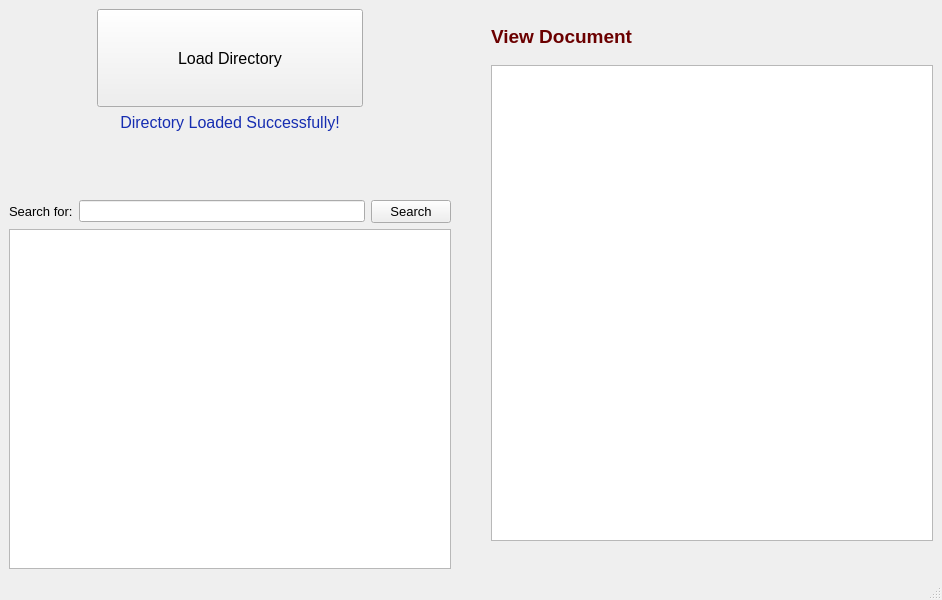
<?xml version="1.0" encoding="UTF-8"?>
<ui version="4.0">
 <class>MainWindow</class>
 <widget class="QMainWindow" name="MainWindow">
  <property name="geometry">
   <rect>
    <x>0</x>
    <y>0</y>
    <width>942</width>
    <height>600</height>
   </rect>
  </property>
  <property name="sizePolicy">
   <sizepolicy hsizetype="Preferred" vsizetype="Maximum">
    <horstretch>0</horstretch>
    <verstretch>0</verstretch>
   </sizepolicy>
  </property>
  <property name="baseSize">
   <size>
    <width>0</width>
    <height>0</height>
   </size>
  </property>
  <property name="windowTitle">
   <string>MainWindow</string>
  </property>
  <widget class="QWidget" name="centralwidget">
   <layout class="QGridLayout" name="gridLayout">
    <property name="horizontalSpacing">
     <number>40</number>
    </property>
    <item row="0" column="0">
     <layout class="QVBoxLayout" name="verticalLayout_4" stretch="2,1,6">
      <property name="spacing">
       <number>6</number>
      </property>
      <item>
       <layout class="QVBoxLayout" name="verticalLayout_2">
        <item>
         <layout class="QHBoxLayout" name="horizontalLayout_2" stretch="1,3,1">
          <property name="sizeConstraint">
           <enum>QLayout::SetNoConstraint</enum>
          </property>
          <item>
           <spacer name="horizontalSpacer_2">
            <property name="orientation">
             <enum>Qt::Horizontal</enum>
            </property>
            <property name="sizeHint" stdset="0">
             <size>
              <width>40</width>
              <height>20</height>
             </size>
            </property>
           </spacer>
          </item>
          <item>
           <widget class="QPushButton" name="load_button">
            <property name="sizePolicy">
             <sizepolicy hsizetype="Minimum" vsizetype="MinimumExpanding">
              <horstretch>0</horstretch>
              <verstretch>0</verstretch>
             </sizepolicy>
            </property>
            <property name="sizeIncrement">
             <size>
              <width>0</width>
              <height>0</height>
             </size>
            </property>
            <property name="baseSize">
             <size>
              <width>0</width>
              <height>0</height>
             </size>
            </property>
            <property name="font">
             <font>
              <pointsize>12</pointsize>
             </font>
            </property>
            <property name="text">
             <string>Load Directory</string>
            </property>
           </widget>
          </item>
          <item>
           <spacer name="horizontalSpacer">
            <property name="orientation">
             <enum>Qt::Horizontal</enum>
            </property>
            <property name="sizeHint" stdset="0">
             <size>
              <width>40</width>
              <height>20</height>
             </size>
            </property>
           </spacer>
          </item>
         </layout>
        </item>
        <item>
         <widget class="QLabel" name="load_status">
          <property name="font">
           <font>
            <pointsize>10</pointsize>
           </font>
          </property>
          <property name="layoutDirection">
           <enum>Qt::RightToLeft</enum>
          </property>
          <property name="text">
           <string>&lt;html&gt;&lt;head/&gt;&lt;body&gt;&lt;p&gt;&lt;span style=&quot; font-size:12pt; color:#162db1;&quot;&gt;Directory Loaded Successfully!&lt;/span&gt;&lt;/p&gt;&lt;/body&gt;&lt;/html&gt;</string>
          </property>
          <property name="alignment">
           <set>Qt::AlignCenter</set>
          </property>
         </widget>
        </item>
       </layout>
      </item>
      <item>
       <spacer name="verticalSpacer_2">
        <property name="orientation">
         <enum>Qt::Vertical</enum>
        </property>
        <property name="sizeHint" stdset="0">
         <size>
          <width>20</width>
          <height>40</height>
         </size>
        </property>
       </spacer>
      </item>
      <item>
       <layout class="QVBoxLayout" name="verticalLayout" stretch="0,0">
        <item>
         <layout class="QHBoxLayout" name="horizontalLayout">
          <item>
           <widget class="QLabel" name="search_label">
            <property name="font">
             <font>
              <pointsize>10</pointsize>
             </font>
            </property>
            <property name="text">
             <string>&lt;html&gt;&lt;head/&gt;&lt;body&gt;&lt;p&gt;Search for:&lt;/p&gt;&lt;/body&gt;&lt;/html&gt;</string>
            </property>
           </widget>
          </item>
          <item>
           <widget class="QLineEdit" name="search_field"/>
          </item>
          <item>
           <widget class="QPushButton" name="search_button">
            <property name="font">
             <font>
              <pointsize>10</pointsize>
             </font>
            </property>
            <property name="text">
             <string>Search</string>
            </property>
           </widget>
          </item>
         </layout>
        </item>
        <item>
         <widget class="QListWidget" name="documents_list"/>
        </item>
       </layout>
      </item>
     </layout>
    </item>
    <item row="0" column="1">
     <layout class="QVBoxLayout" name="verticalLayout_3" stretch="2,17,1">
      <item>
       <widget class="QLabel" name="label">
        <property name="text">
         <string>&lt;html&gt;&lt;head/&gt;&lt;body&gt;&lt;p&gt;&lt;span style=&quot; font-size:14pt; font-weight:600; color:#6b0000;&quot;&gt;View Document&lt;/span&gt;&lt;/p&gt;&lt;/body&gt;&lt;/html&gt;</string>
        </property>
       </widget>
      </item>
      <item>
       <widget class="QTextBrowser" name="document_data"/>
      </item>
      <item>
       <spacer name="verticalSpacer">
        <property name="orientation">
         <enum>Qt::Vertical</enum>
        </property>
        <property name="sizeHint" stdset="0">
         <size>
          <width>20</width>
          <height>261</height>
         </size>
        </property>
       </spacer>
      </item>
     </layout>
    </item>
   </layout>
  </widget>
  <widget class="QMenuBar" name="menubar">
   <property name="geometry">
    <rect>
     <x>0</x>
     <y>0</y>
     <width>942</width>
     <height>21</height>
    </rect>
   </property>
  </widget>
  <widget class="QStatusBar" name="statusbar"/>
 </widget>
 <resources/>
 <connections/>
</ui>
